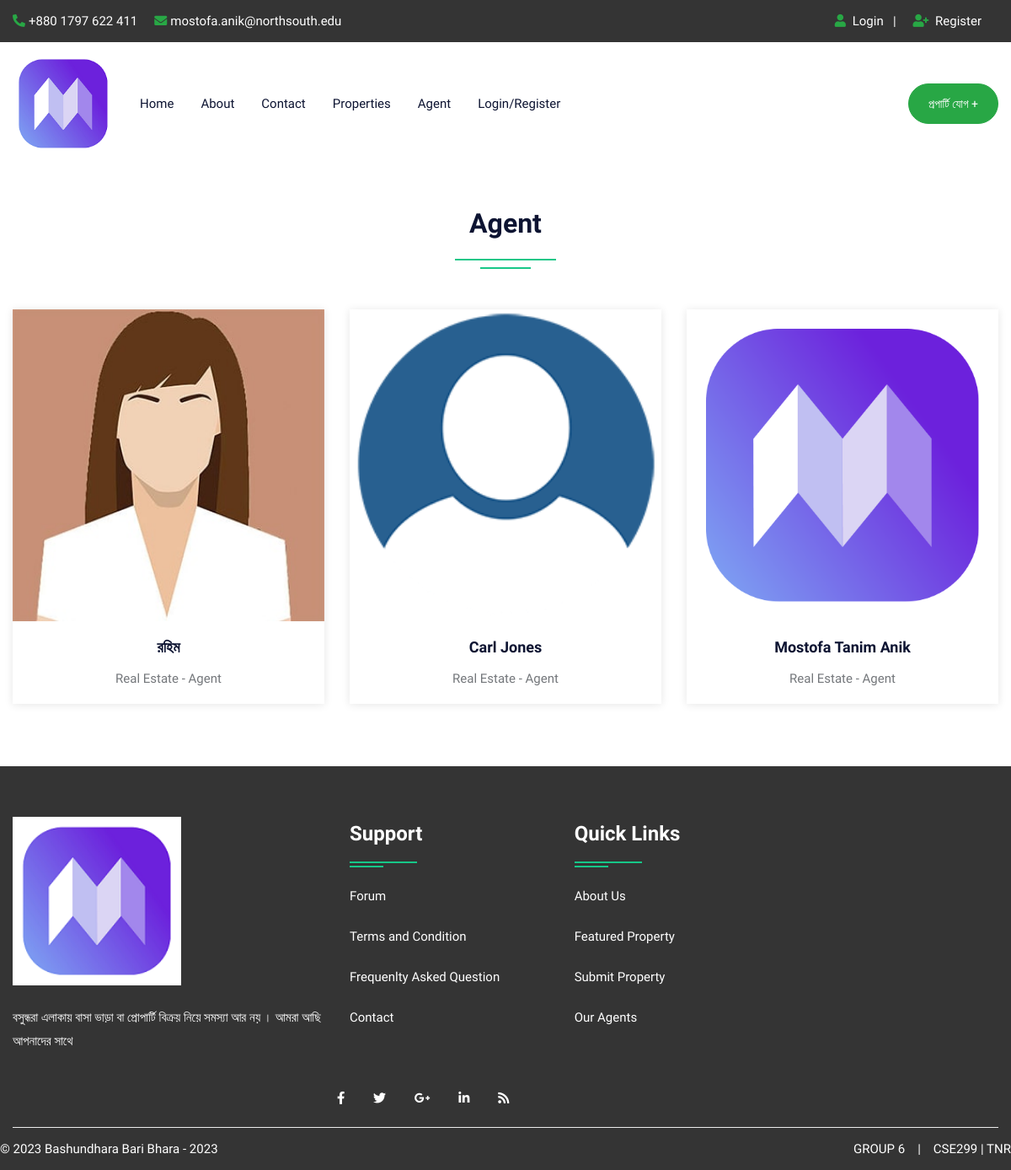
Page /agent.php on the committed database.
### tables this page shows
CREATE TABLE `user` (
  `uid` int(50) NOT NULL,
  `uname` varchar(100) NOT NULL,
  `uemail` varchar(100) NOT NULL,
  `uphone` varchar(20) NOT NULL,
  `upass` varchar(50) NOT NULL,
  `utype` varchar(50) NOT NULL,
  `uimage` varchar(300) NOT NULL
);

### agent.php (the view, shortened to what this page needs)
<!DOCTYPE html>
<html lang="en">
<head>
<link rel="stylesheet" type="text/css" href="css/bootstrap.min.css">
<link rel="stylesheet" type="text/css" href="css/bootstrap-slider.css">
<link rel="stylesheet" type="text/css" href="css/jquery-ui.css">
<link rel="stylesheet" type="text/css" href="css/layerslider.css">
<link rel="stylesheet" type="text/css" href="css/color.css" id="color-change">
<link rel="stylesheet" type="text/css" href="css/owl.carousel.min.css">
<link rel="stylesheet" type="text/css" href="css/font-awesome.min.css">
<link rel="stylesheet" type="text/css" href="fonts/flaticon/flaticon.css">
<link rel="stylesheet" type="text/css" href="css/style.css">
</head>
<body>
<div id="page-wrapper">
    <div class="row">
		<?php include("include/header.php");?>
        <div class="full-row">
            <div class="container">
				<div class="row">
                    <div class="col-lg-12">
                        <h2 class="text-secondary double-down-line text-center mb-5">Agent</h2>
                        </div>
                </div>
                <div class="row">
                    <?php
							$query=mysqli_query($con,"SELECT * FROM user WHERE utype='agent'");
								while($row=mysqli_fetch_array($query))
								{
                            ?>
                    <div class="col-md-6 col-lg-4">
                        <div class="hover-zoomer bg-white shadow-one mb-4">
                            <div class="overflow-hidden"> <img src="admin/user/<?php echo $row['6'];?>" alt="aimage"> </div>
                            <div class="py-3 text-center">
                                <h5 class="text-secondary hover-text-success"><a href="#"><?php echo $row['1'];?></a></h5>
                                <span>Real Estate - Agent</span> </div>
                        </div>
                    </div>
                    <?php } ?>
                </div>
            </div>
        </div>
		<?php include("include/footer.php");?>
    </div>
</body>
</html>

### css/color.css (style rules this page uses)
:root { --theme-ordinary-color: #74777b; }
:root { --theme-primary-color: #17c788; }
:root { --theme-secondary-color: #0d1432; }
:root { --theme-white-color: #fff; }
:root { --theme-light-color: #f8f8f8; }
:root { --theme-gray-color: #f5f5f5; }
:root { --theme-footer-color: #091b4b; }
:root { --theme-dark-color: #091b4b; }
:root { --text-light-color: #a3a7af; }
:root { --theme-primary-opacity-color: rgba(11, 191, 141, .8); }
:root { --theme-secondary-opacity-color: rgba(13,20,50,0.7); }
:root { --theme-white-opacity-color: rgba(255, 255, 255, 0.3); }
:root { --theme-dark-opacity-color: rgba(0, 0, 0, 0.5); }
:root { --theme-ordinary-font: 'Muli', sans-serif; }
:root { --theme-highlight-font: 'Comfortaa', cursive; }

### css/style.css (style rules this page uses)
.container, .container-fluid { transition: all 0.6s ease 0s; -moz-transition: all 0.6s ease 0s; -webkit-transition: all 0.6s ease 0s; -o-transition: all 0.6s ease 0s; }
#page-wrapper { padding-left: 15px; padding-right: 15px; background-color: #fff; overflow: hidden !important; position: relative; }
.text-ordinary, a.text-ordinary, .text-ordinary a, body, .dropdown-item, .footer-widget li a, .text-ordinary .jslider .jslider-label, .breadcrumb-item > a, .list-text-white a.dropdown-item { color: var(--theme-ordinary-color); }
.text-secondary, .text-secondary a, a.text-secondary, a.hover-text-secondary:hover, .hover-text-secondary:hover, .hover-text-secondary a:hover { color: var(--theme-secondary-color) !important; }
[class*="double-down-line"]::before, [class*="double-down-line"]::after { background-color: var(--theme-primary-color); }
.hover-shadow:hover, .shadow-one { -webkit-box-shadow: 0px 1px 10px 0px rgba(0, 0, 0, 0.1); -moz-box-shadow: 0px 1px 10px 0px rgba(0, 0, 0, 0.1); box-shadow: 0px 1px 10px 0px rgba(0, 0, 0, 0.1); }
.x-center, .double-down-line::before, .double-down-line::after, .bg-shape::before, .bg-shape::after { left: 50%; -moz-transform: translateX(-50%); -webkit-transform: translateX(-50%); -o-transform: translateX(-50%); -ms-transform: translateX(-50%); transform: translateX(-50%); }
.transation-3s, .transation-3s:hover, .hover-zoomer img, .hover-bg-white, a, a:hover, .btn, .btn:hover, .radio-check label, .message-list li .message-action, .timeline-item .circle, .timeline-item .date-time, .clip-item .fa-times { -moz-transition: all 300ms ease-in-out 0s; -webkit-transition: all 300ms ease-in-out 0s; -o-transition: all 300ms ease-in-out 0s; -ms-transition: all 300ms ease-in-out 0s; transition: all 300ms ease-in-out 0s; }
body { font-family: var(--theme-ordinary-font); font-size: 15px; line-height: 28px; }
h1, .h1, h2, .h2, h3, .h3, h4, .h4, h5, .h5, h6, .h6 { font-family: var(--theme-highlight-font); font-weight: 700; }
h5 { font-size: 18px; line-height: 30px; }
a, a:hover, .btn-link, .btn-link:hover { text-decoration: none; cursor: pointer; }
img { width: 100%; }
.full-row { position: relative; width: 100%; padding: 50px 0; }
[class*="double-down-line"] { position: relative; padding-bottom: 35px; }
[class*="double-down-line"]::before, [class*="double-down-line"]::after { content: ""; height: 2px; position: absolute; }
[class*="double-down-line"]::before { width: 120px; bottom: 10px; }
[class*="double-down-line"]::after { width: 60px; bottom: 0; }
.hover-zoomer img { -webkit-transform: scale(1); -moz-transform: scale(1); -o-transform: scale(1); -ms-transform: scale(1); transform: scale(1); }
::placeholder { font: var(--theme-ordinary-font); font-size: 15px; font-weight: 400; color: #fff; }

### rows in the picture
user: uimage (picture), uname "রহিম"
user: uimage (picture), uname "Carl Jones"
user: uimage (picture), uname "Mostofa Tanim Anik"
